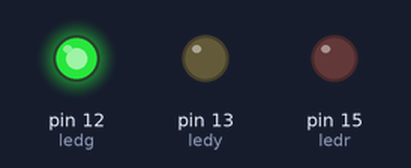
Bench run of a program on a simulated MicroPython board. Shown: output pins drawn as LEDs (lit = HIGH).

Above: at 1.5 s.
At 3.5 s:
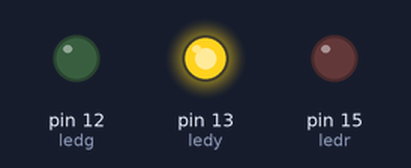
At 5.5 s:
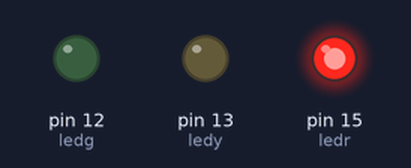
At 7.5 s:
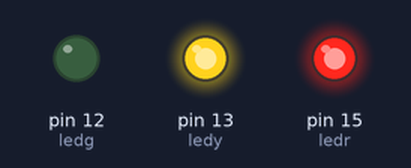
Timing chart, 0 to 10.4 s (numbered marks = the images above):
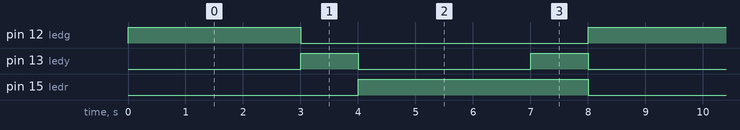

Measured:
- by itself, pin 12 (ledg): alternates HIGH for 3.0 s and LOW for 5.0 s
- by itself, pin 13 (ledy): alternates HIGH for 1.0 s and LOW for 3.0 s
- by itself, pin 15 (ledr): alternates HIGH for 4.0 s and LOW for 4.0 s

The program:

Traffic_Lights.py
```python
from machine import Pin
import time

ledr = Pin(15, Pin.OUT)
ledy = Pin(13, Pin.OUT)
ledg = Pin(12, Pin.OUT)

ledr.value(0)
ledy.value(0)
ledg.value(0)

while True:
    ledr.value(0)
    ledy.value(0)
    ledg.value(1)
    time.sleep(3)

    ledy.value(1)
    ledg.value(0)
    time.sleep(1)

    ledr.value(1)
    ledy.value(0)
    time.sleep(3)

    ledy.value(1)
    time.sleep(1)
```
